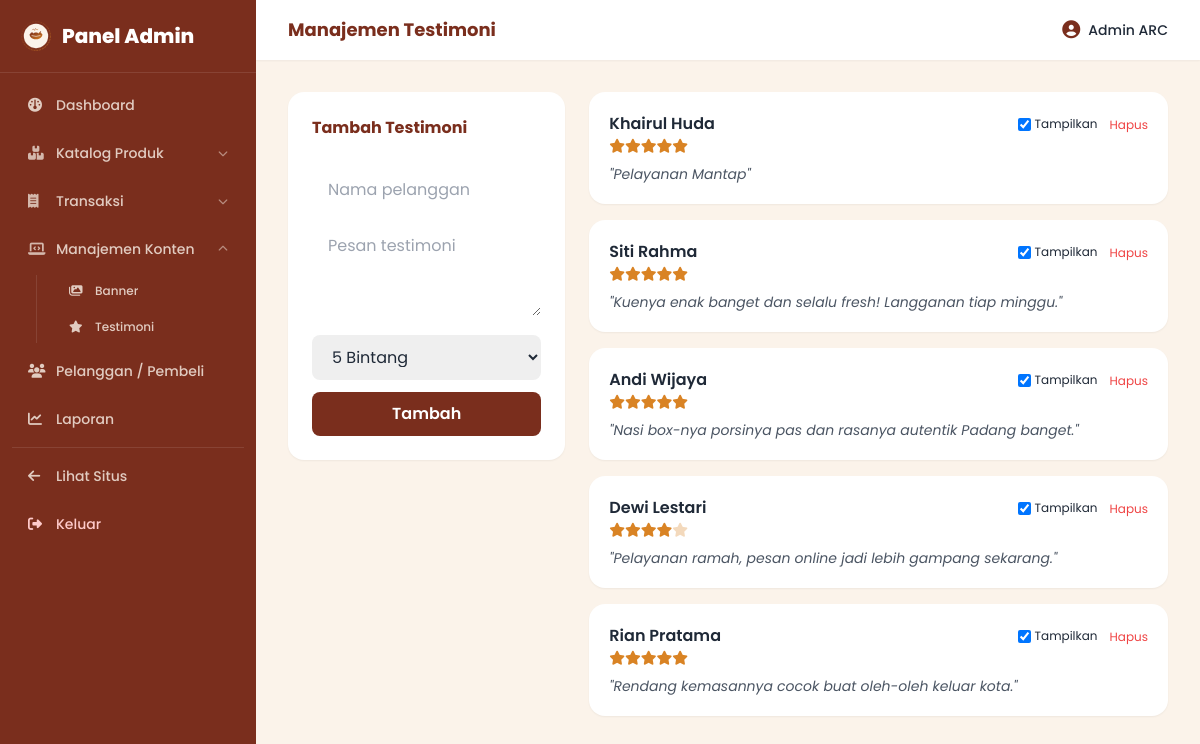
The page /admin/testimoni (signed in) on the database its author committed.
### tables this page shows
CREATE TABLE `testimonials` (
  `id` int NOT NULL,
  `customer_name` varchar(100) NOT NULL,
  `message` text NOT NULL,
  `rating` tinyint DEFAULT '5',
  `photo` varchar(255) DEFAULT NULL,
  `is_shown` tinyint(1) DEFAULT '1',
  `created_at` timestamp NULL DEFAULT CURRENT_TIMESTAMP
);

### app/core/Controller.php (called while the page is built, shortened)
<?php
class Controller
{
    protected function view(string $path, array $data = []): void
    {
        $old = $_SESSION['old'] ?? [];
        $data['old'] = $data['old'] ?? $old;
        extract($data);
        $viewFile = APP_PATH . '/views/' . $path . '.php';
        require $viewFile;
    }
}

### app/controllers/admin/TestimonialController.php (called while the page is built, shortened)
<?php
class TestimonialController extends Controller
{
    private Testimonial $testimonialModel;
    public function __construct()
    {
        $this->testimonialModel = new Testimonial();
    }
    public function index(): void
    {
        $testimonials = $this->testimonialModel->all('created_at DESC');
        $this->view('admin/testimonials/index', [
            'pageTitle' => 'Manajemen Testimoni',
            'testimonials' => $testimonials,
            'csrf' => $this->csrfToken(),
            'flash' => $this->getFlash(),
        ]);
    }
}

### public/index.php (called while the page is built, shortened)
<?php
spl_autoload_register(function ($class) {
    $map = [
        'App\\Core\\' => APP_PATH . '/core/',
        'App\\Models\\' => APP_PATH . '/models/',
        'App\\Controllers\\Admin\\' => APP_PATH . '/controllers/admin/',
        'App\\Controllers\\' => APP_PATH . '/controllers/',
    ];
    foreach ($map as $prefix => $dir) {
        if (str_starts_with($class, $prefix)) {
            $relative = substr($class, strlen($prefix));
            $file = $dir . str_replace('\\', '/', $relative) . '.php';
            if (file_exists($file)) {
                return;
            }
        }
    }
});
require APP_PATH . '/core/helpers.php';
$router = new Router();
$router->get('/', 'HomeController@index');
$router->get('/register', 'AuthController@showRegister');
$router->post('/register', 'AuthController@register');
$router->get('/login', 'AuthController@showLogin');
$router->post('/login', 'AuthController@login');
$router->get('/logout', 'AuthController@logout');
$router->get('/profile', 'AuthController@showProfile', ['auth']);
$router->post('/profile', 'AuthController@updateProfile', ['auth']);
$router->get('/testimoni', 'HomeController@testimonial');
$router->post('/testimoni', 'HomeController@submitTestimonial', ['auth']);
$router->get('/produk', 'ProductController@index');
$router->get('/produk/{slug}', 'ProductController@show');
$router->get('/cart', 'CartController@index', ['auth']);
$router->post('/cart/add', 'CartController@add', ['auth']);
$router->post('/cart/update', 'CartController@update', ['auth']);
$router->post('/cart/remove', 'CartController@remove', ['auth']);
$router->get('/checkout', 'CheckoutController@index', ['auth']);
$router->post('/checkout', 'CheckoutController@store', ['auth']);
$router->get('/pesanan', 'OrderController@myOrders', ['auth']);
$router->get('/pesanan/{code}', 'OrderController@detail', ['auth']);
$router->post('/pesanan/{code}/bayar', 'OrderController@uploadPayment', ['auth']);
$router->get('/admin', 'Admin\\DashboardController@index', ['admin']);
$router->get('/admin/dashboard', 'Admin\\DashboardController@index', ['admin']);
$router->get('/admin/produk', 'Admin\\ProductController@index', ['admin']);
$router->get('/admin/produk/tambah', 'Admin\\ProductController@create', ['admin']);
$router->post('/admin/produk/tambah', 'Admin\\ProductController@store', ['admin']);
$router->get('/admin/produk/{id}/edit', 'Admin\\ProductController@edit', ['admin']);
$router->post('/admin/produk/{id}/edit', 'Admin\\ProductController@update', ['admin']);
$router->post('/admin/produk/{id}/hapus', 'Admin\\ProductController@destroy', ['admin']);
$router->get('/admin/kategori', 'Admin\\CategoryController@index', ['admin']);
$router->post('/admin/kategori/tambah', 'Admin\\CategoryController@store', ['admin']);
$router->post('/admin/kategori/{id}/edit', 'Admin\\CategoryController@update', ['admin']);
$router->post('/admin/kategori/{id}/hapus', 'Admin\\CategoryController@destroy', ['admin']);
$router->get('/admin/pesanan', 'Admin\\OrderController@index', ['admin']);
$router->get('/admin/pesanan/{id}', 'Admin\\OrderController@detail', ['admin']);
$router->post('/admin/pesanan/{id}/status', 'Admin\\OrderController@updateStatus', ['admin']);
$router->get('/admin/pembayaran', 'Admin\\PaymentController@index', ['admin']);
$router->post('/admin/pembayaran/{id}/verify', 'Admin\\PaymentController@verify', ['admin']);
$router->post('/admin/pembayaran/{id}/reject', 'Admin\\PaymentController@reject', ['admin']);
$router->get('/admin/pengiriman', 'Admin\\ShippingController@index', ['admin']);
$router->post('/admin/pengiriman/tambah', 'Admin\\ShippingController@store', ['admin']);
$router->post('/admin/pengiriman/{id}/edit', 'Admin\\ShippingController@update', ['admin']);
$router->post('/admin/pengiriman/{id}/hapus', 'Admin\\ShippingController@destroy', ['admin']);
$router->get('/admin/pembeli', 'Admin\\CustomerController@index', ['admin']);
$router->post('/admin/pembeli/tambah', 'Admin\\CustomerController@store', ['admin']);
$router->post('/admin/pembeli/{id}/edit', 'Admin\\CustomerController@update', ['admin']);
$router->post('/admin/pembeli/{id}/hapus', 'Admin\\CustomerController@destroy', ['admin']);
$router->get('/admin/banner', 'Admin\\BannerController@index', ['admin']);
$router->post('/admin/banner/tambah', 'Admin\\BannerController@store', ['admin']);
$router->post('/admin/banner/{id}/edit', 'Admin\\BannerController@update', ['admin']);
$router->post('/admin/banner/{id}/hapus', 'Admin\\BannerController@destroy', ['admin']);
$router->get('/admin/testimoni', 'Admin\\TestimonialController@index', ['admin']);
$router->post('/admin/testimoni/tambah', 'Admin\\TestimonialController@store', ['admin']);
$router->post('/admin/testimoni/{id}/edit', 'Admin\\TestimonialController@update', ['admin']);
$router->post('/admin/testimoni/{id}/hapus', 'Admin\\TestimonialController@destroy', ['admin']);
$router->get('/admin/laporan', 'Admin\\ReportController@index', ['admin']);
$router->get('/admin/laporan/csv', 'Admin\\ReportController@exportCsv', ['admin']);
$router->get('/admin/laporan/print', 'Admin\\ReportController@printView', ['admin']);
$uri = $_SERVER['REQUEST_URI'] ?? '/';
$method = $_SERVER['REQUEST_METHOD'] ?? 'GET';
$router->dispatch($uri, $method);

### app/core/Database.php (called while the page is built, shortened)
<?php
class Database
{
    private static ?PDO $instance = null;
    public static function getInstance(): PDO
    {
        if (self::$instance === null) {
            $dsn = 'mysql:host=' . DB_HOST . ';dbname=' . DB_NAME . ';charset=' . DB_CHARSET;
            try {
                self::$instance = new PDO($dsn, DB_USER, DB_PASS, [
                    PDO::ATTR_ERRMODE => PDO::ERRMODE_EXCEPTION,
                    PDO::ATTR_DEFAULT_FETCH_MODE => PDO::FETCH_ASSOC,
                    PDO::ATTR_EMULATE_PREPARES => false,
                ]);
            } catch (PDOException $e) {
                error_log('[DB CONNECTION ERROR] ' . $e->getMessage());
                http_response_code(500);
                die('Terjadi kesalahan pada server. Silakan coba lagi nanti.');
            }
        }
        return self::$instance;
    }
}

### app/core/Model.php (called while the page is built, shortened)
<?php
class Model
{
    protected PDO $db;
    protected string $table = '';
    public function __construct()
    {
        $this->db = Database::getInstance();
    }
    public function all(string $orderBy = ''): array
    {
        $sql = "SELECT * FROM {$this->table}";
        if ($orderBy) {
            $sql .= " ORDER BY {$orderBy}";
        }
        $stmt = $this->db->query($sql);
        return $stmt->fetchAll();
    }
}

### app/core/helpers.php (called while the page is built, shortened)
<?php
function e(string $value): string
{
    return htmlspecialchars($value, ENT_QUOTES, 'UTF-8');
}

### app/views/admin/testimonials/index.php (the view, shortened to what this page needs)
<?php include APP_PATH . '/views/layouts/admin_header.php'; ?>
<div class="grid md:grid-cols-3 gap-6">
  <div class="bg-white rounded-2xl shadow-sm p-6 h-fit">
    <h2 class="font-bold text-primary mb-4">Tambah Testimoni</h2>
    <form method="POST" action="<?= BASE_URL ?>/admin/testimoni/tambah" class="space-y-3">
      <input type="text" name="customer_name" required placeholder="Nama pelanggan" class="w-full rounded-lg border-gray-300 px-4 py-2.5">
      <textarea name="message" required placeholder="Pesan testimoni" rows="3" class="w-full rounded-lg border-gray-300 px-4 py-2.5"></textarea>
      <select name="rating" class="w-full rounded-lg border-gray-300 px-4 py-2.5">
        <?php for ($i = 5; $i >= 1; $i--): ?><option value="<?= $i ?>"><?= $i ?> Bintang</option><?php endfor; ?>
      </select>
      <button type="submit" class="bg-primary text-white font-semibold px-6 py-2.5 rounded-lg w-full">Tambah</button>
    </form>
  </div>
  <div class="md:col-span-2 space-y-4 h-fit">
    <?php foreach ($testimonials as $t): ?>
      <div class="bg-white rounded-2xl shadow-sm p-5">
        <div class="flex justify-between items-start">
          <div>
            <p class="font-semibold"><?= e($t['customer_name']) ?></p>
            <div class="text-secondary text-sm">
              <?php for ($i = 0; $i < 5; $i++): ?><i class="fa-solid fa-star <?= $i < $t['rating'] ? '' : 'opacity-30' ?>"></i><?php endfor; ?>
            </div>
          </div>
          <div class="flex items-center gap-3">
            <form method="POST" action="<?= BASE_URL ?>/admin/testimoni/<?= $t['id'] ?>/edit">
              <label class="flex items-center gap-1 text-xs">
                <input type="checkbox" name="is_shown" value="1" onchange="this.form.submit()" <?= $t['is_shown'] ? 'checked' : '' ?> class="rounded text-primary"> Tampilkan
              </label>
            </form>
            <form method="POST" action="<?= BASE_URL ?>/admin/testimoni/<?= $t['id'] ?>/hapus" data-confirm="Hapus testimoni ini?">
              <button type="submit" class="text-red-500 text-xs hover:underline">Hapus</button>
            </form>
          </div>
        </div>
        <p class="text-sm text-gray-600 mt-2 italic">"<?= e($t['message']) ?>"</p>
      </div>
    <?php endforeach; ?>
  </div>
</div>
<?php include APP_PATH . '/views/layouts/admin_footer.php'; ?>

### app/core/Router.php (shortened to what this page needs)
<?php
class Router
{
    private array $routes = [];
    private function addRoute(string $method, string $pattern, string $handler, array $middleware): void
    {
        $this->routes[] = [
            'method' => $method,
            'pattern' => $pattern,
            'handler' => $handler,
            'middleware' => $middleware,
        ];
    }
    private function toRegex(string $pattern): string
    {
        $regex = preg_replace('#\{([a-zA-Z_]+)\}#', '(?P<$1>[^/]+)', $pattern);
        return '#^' . $regex . '$#';
    }
    public function dispatch(string $uri, string $method): void
    {
        $uri = parse_url($uri, PHP_URL_PATH);
        if (defined('BASE_PATH') && BASE_PATH !== '' && str_starts_with($uri, BASE_PATH)) {
            $uri = substr($uri, strlen(BASE_PATH));
        }
        $uri = rtrim($uri, '/');
        foreach ($this->routes as $route) {
            if ($route['method'] !== $method) {
                continue;
            }
            $regex = $this->toRegex($route['pattern']);
            if (preg_match($regex, $uri, $matches)) {
                $params = array_filter($matches, 'is_string', ARRAY_FILTER_USE_KEY);
                $this->callHandler($route['handler'], $params);
                return;
            }
        }
    }
    private function callHandler(string $handler, array $params): void
    {
        [$controllerName, $action] = explode('@', $handler);
        $instance = new $class();
        call_user_func_array([$instance, $action], $params);
    }
}

### app/views/layouts/admin_header.php (style rules this page uses)
body { font-family: 'Poppins', 'Inter', sans-serif; background-color: #FBF3EA; }

### rows shown on the page
testimonials: customer_name "Khairul Huda", rating 5 (drawn), is_shown "☑", message "Pelayanan Mantap"
testimonials: customer_name "Siti Rahma", rating 5 (drawn), is_shown "☑", message "Kuenya enak banget dan selalu fresh! Langganan tiap minggu."
testimonials: customer_name "Andi Wijaya", rating 5 (drawn), is_shown "☑", message "Nasi box-nya porsinya pas dan rasanya autentik Padang banget."
testimonials: customer_name "Dewi Lestari", rating 4 (drawn), is_shown "☑", message "Pelayanan ramah, pesan online jadi lebih gampang sekarang."
testimonials: customer_name "Rian Pratama", rating 5 (drawn), is_shown "☑", message "Rendang kemasannya cocok buat oleh-oleh keluar kota."

### other values the page prints
form field rating "5 Bintang"
